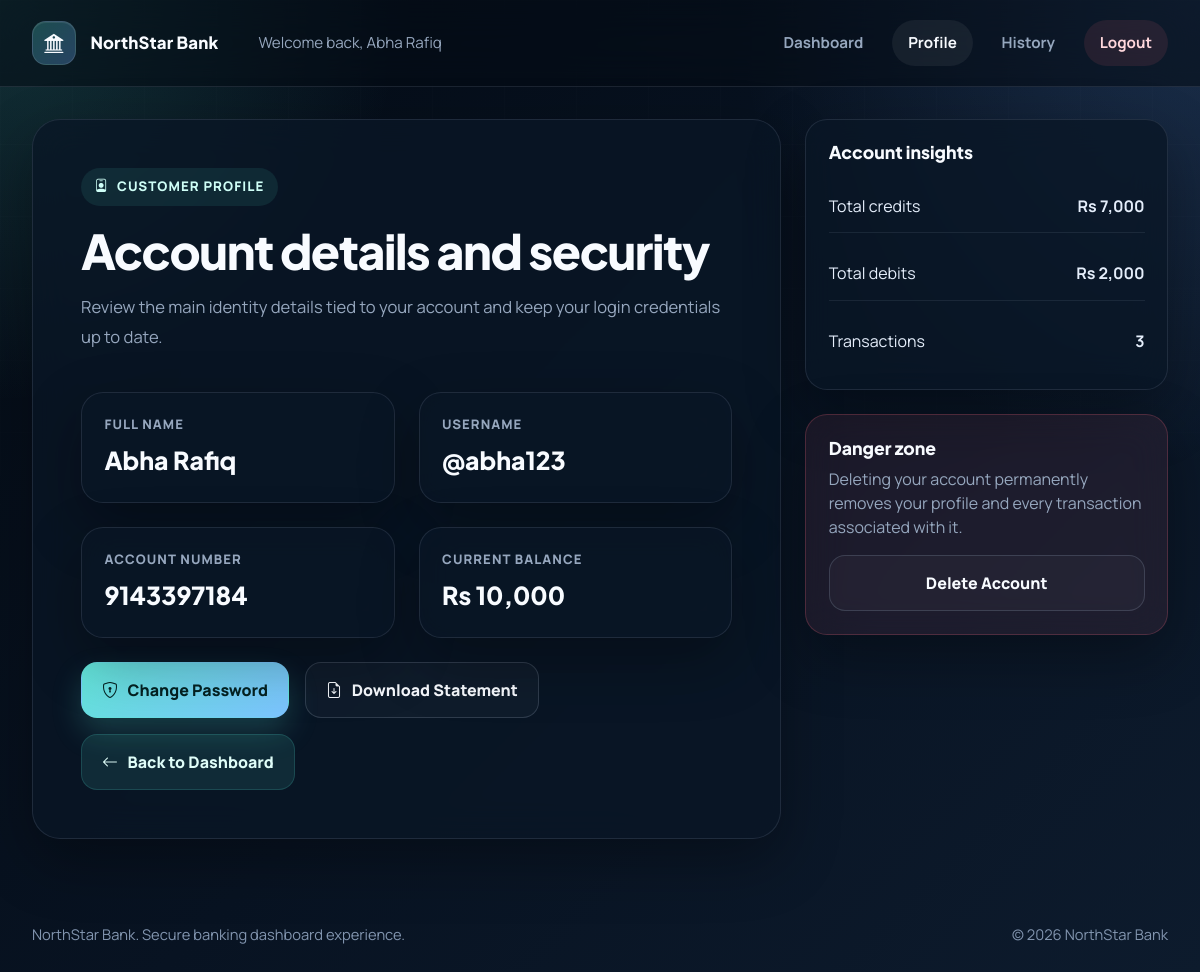
/profile (signed in), run on the app's committed database.
### tables this page shows
CREATE TABLE users (
            id INTEGER PRIMARY KEY AUTOINCREMENT,
            full_name TEXT NOT NULL,
            account_number TEXT NOT NULL UNIQUE,
            username TEXT NOT NULL UNIQUE,
            password TEXT NOT NULL,
            balance INTEGER NOT NULL,
            is_admin INTEGER DEFAULT 0
        );

### app.py (the view)
@app.route("/profile")
@login_required(user_only=True)
def profile():
    user = get_user_by_id(session["user_id"])
    metrics = get_dashboard_metrics(session["user_id"])
    return render_template("profile.html", user=user, metrics=metrics)

### app.py (called while the page is built)
def get_db_connection():
    conn = sqlite3.connect(DATABASE, check_same_thread=False)
    conn.row_factory = sqlite3.Row
    return conn

def format_currency(amount):
    return f"Rs {amount:,.0f}"

def get_user_by_id(user_id):
    with get_db_connection() as conn:
        return conn.execute("SELECT * FROM users WHERE id = ?", (user_id,)).fetchone()

def login_required(admin_only=False, user_only=False):
    def decorator(view):
        @wraps(view)
        def wrapped_view(*args, **kwargs):
            user_id = session.get("user_id")
            is_admin = session.get("is_admin") == 1
            if not user_id:
                flash("Please log in to continue.", "warning")
                return redirect(url_for("login"))
            if admin_only and not is_admin:
                flash("Admin access only.", "danger")
                return redirect(url_for("login"))
            if user_only and is_admin:
                flash("Please log in with a customer account to access that page.", "warning")
                return redirect(url_for("login"))
            return view(*args, **kwargs)
        return wrapped_view
    return decorator

@app.context_processor
def inject_template_helpers():
    current_user = None
    user_id = session.get("user_id")
    if user_id:
        current_user = get_user_by_id(user_id)
    return {
        "app_name": APP_NAME,
        "current_user": current_user,
        "currency": format_currency,
        "is_admin_session": session.get("is_admin") == 1,
        "current_year": datetime.now().year,
    }

### templates/profile.html (shortened to what this page needs)
{% extends "base.html" %}
{% block content %}
<section class="row g-4">
    <div class="col-lg-8">
        <div class="glass-panel p-4 p-lg-5 h-100">
            <span class="eyebrow"><i class="bi bi-person-badge"></i> Customer Profile</span>
            <h1 class="page-title mt-3">Account details and security</h1>
            <p class="page-subtitle">Review the main identity details tied to your account and keep your login credentials up to date.</p>
            <div class="row g-4 mt-2">
                <div class="col-md-6">
                    <div class="metric-card h-100">
                        <div class="label">Full Name</div>
                        <div class="value">{{ user.full_name }}</div>
                    </div>
                </div>
                <div class="col-md-6">
                    <div class="metric-card h-100">
                        <div class="label">Username</div>
                        <div class="value">@{{ user.username }}</div>
                    </div>
                </div>
                <div class="col-md-6">
                    <div class="metric-card h-100">
                        <div class="label">Account Number</div>
                        <div class="value">{{ user.account_number }}</div>
                    </div>
                </div>
                <div class="col-md-6">
                    <div class="metric-card h-100">
                        <div class="label">Current Balance</div>
                        <div class="value">{{ currency(user.balance) }}</div>
                    </div>
                </div>
            </div>
            <div class="quick-actions mt-4">
                <a href="{{ url_for('change_password') }}" class="btn-bank"><i class="bi bi-shield-lock"></i> Change Password</a>
                <a href="{{ url_for('download_statement') }}" class="btn-bank-outline"><i class="bi bi-file-earmark-arrow-down"></i> Download Statement</a>
                <a href="{{ url_for('dashboard') }}" class="btn-bank-soft"><i class="bi bi-arrow-left"></i> Back to Dashboard</a>
            </div>
        </div>
    </div>
    <div class="col-lg-4">
        <div class="sidebar-panel mb-4">
            <h3>Account insights</h3>
            <div class="small-list mt-3">
                <div class="small-list-item">
                    <span>Total credits</span>
                    <strong>{{ currency(metrics.credits) }}</strong>
                </div>
                <div class="small-list-item">
                    <span>Total debits</span>
                    <strong>{{ currency(metrics.debits) }}</strong>
                </div>
                <div class="small-list-item">
                    <span>Transactions</span>
                    <strong>{{ metrics.transaction_count }}</strong>
                </div>
            </div>
        </div>
        <div class="sidebar-panel danger-panel">
            <h3>Danger zone</h3>
            <p>Deleting your account permanently removes your profile and every transaction associated with it.</p>
            <form action="{{ url_for('delete_account') }}" method="POST" onsubmit="return confirm('Are you sure you want to permanently delete your account?');">
                <button type="submit" class="btn-bank-outline w-100">Delete Account</button>
            </form>
        </div>
    </div>
</section>
{% endblock %}

### templates/base.html (shortened to what this page needs)
<!DOCTYPE html>
<html lang="en">
<head>
    <link href="https://cdn.jsdelivr.net/npm/bootstrap@5.3.3/dist/css/bootstrap.min.css" rel="stylesheet">
    <link rel="stylesheet" href="https://cdn.jsdelivr.net/npm/bootstrap-icons@1.11.3/font/bootstrap-icons.min.css">
    <link rel="stylesheet" href="{{ url_for('static', filename='css/style.css') }}">
</head>
<body>
    <div class="app-shell">
        <nav class="navbar navbar-expand-lg navbar-bank">
            <div class="container container-compact">
                <a class="navbar-brand" href="{{ url_for('home') }}">
                    <span class="brand-mark"><i class="bi bi-bank2"></i></span>
                    <span>{{ app_name }}</span>
                </a>
                <div class="collapse navbar-collapse justify-content-between" id="bankNav">
                    <div class="navbar-text mt-3 mt-lg-0 ms-lg-4">
                        {% if current_user %}
                            {% if is_admin_session %}
                                Operations command center
                            {% else %}
                                Welcome back, {{ current_user.full_name }}
                            {% endif %}
                        {% else %}
                            Premium digital banking for modern customers
                        {% endif %}
                    </div>
                    <div class="nav-bank-links mt-3 mt-lg-0">
                        {% if current_user and is_admin_session %}
                            <a class="nav-bank-link {% if request.endpoint == 'admin_panel' %}active{% endif %}" href="{{ url_for('admin_panel') }}">Admin</a>
                            <a class="nav-bank-link logout-link" href="{{ url_for('logout') }}">Logout</a>
                        {% elif current_user %}
                            <a class="nav-bank-link {% if request.endpoint == 'dashboard' %}active{% endif %}" href="{{ url_for('dashboard') }}">Dashboard</a>
                            <a class="nav-bank-link {% if request.endpoint == 'profile' %}active{% endif %}" href="{{ url_for('profile') }}">Profile</a>
                            <a class="nav-bank-link {% if request.endpoint == 'history' %}active{% endif %}" href="{{ url_for('history') }}">History</a>
                            <a class="nav-bank-link logout-link" href="{{ url_for('logout') }}">Logout</a>
                        {% endif %}
                    </div>
                </div>
            </div>
        </nav>
        <main class="page-wrap">
            <div class="container container-compact">
                {% block content %}{% endblock %}
            </div>
        </main>
        <footer class="footer-bank">
            <div class="container container-compact d-flex justify-content-between flex-wrap gap-2">
                <span>{{ app_name }}. Secure banking dashboard experience.</span>
                <span>&copy; {{ current_year }} {{ app_name }}</span>
            </div>
        </footer>
    </div>
</body>
</html>

### data on the page
users: full_name "Abha Rafiq", username "abha123", account_number "9143397184", balance "Rs 10,000"

### other printed values
{{ app_name }} "NorthStar Bank"
{{ currency(metrics.credits) }} "Rs 7,000"
{{ currency(metrics.debits) }} "Rs 2,000"
{{ metrics.transaction_count }} "3"
